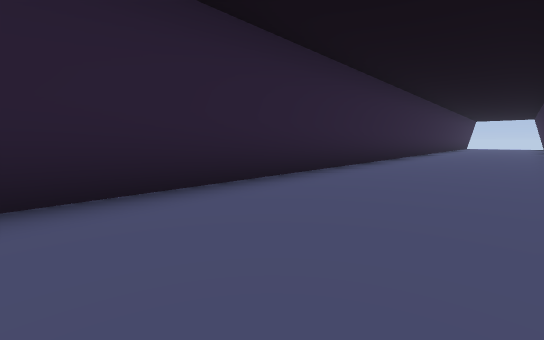
view 1 (above)

16 first-person views from a walk through a Godot game level. The camera is 1.3 m above the floor, tilts 6° down and sees 90° across. The floor is counted in squares, 2.4 m on a side. Each view is taken from the middle of a square. On the plan, view 1 faces up. The plan holds only what a view shows up to about 9 squares ahead; the rest is blank. The place goes on beyond the plan. Characters and animated objects are left out.

view 2
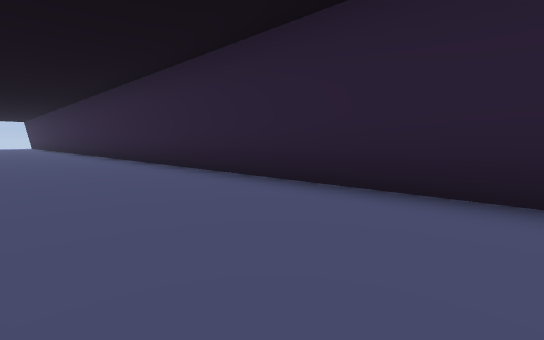

view 3
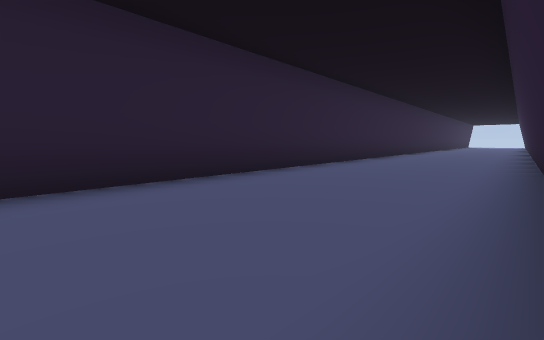

view 4
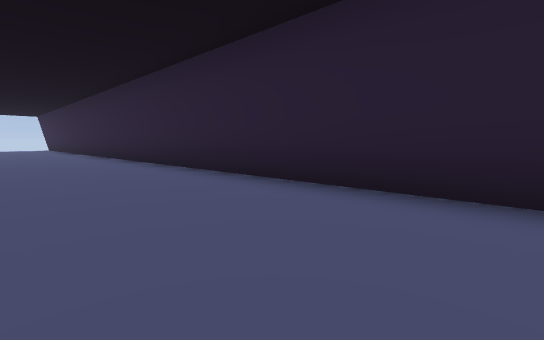

view 5
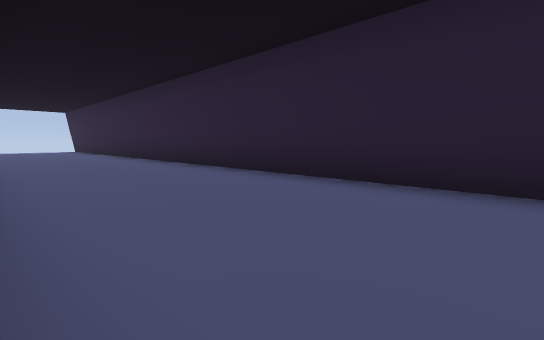

view 6
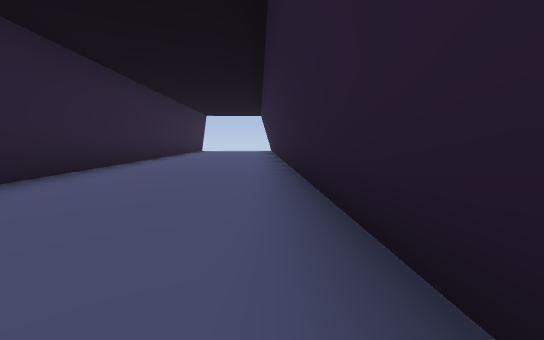

view 7
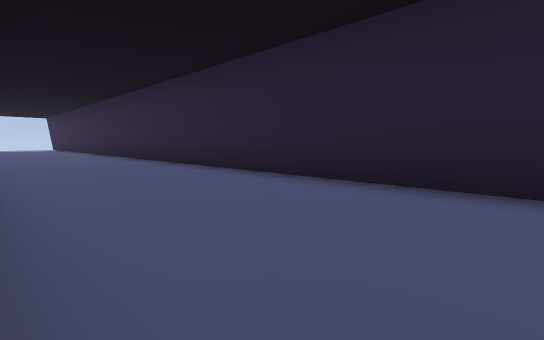

view 8
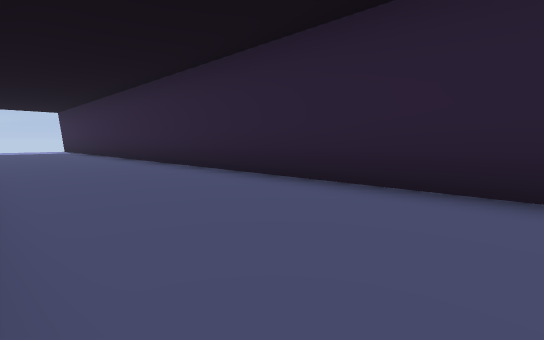

view 9
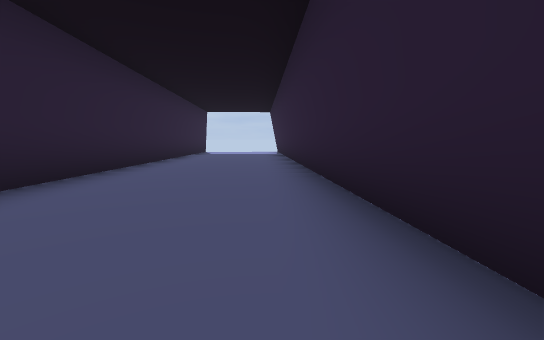

view 10
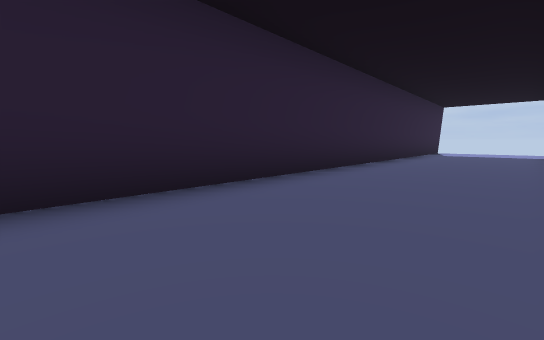

view 11
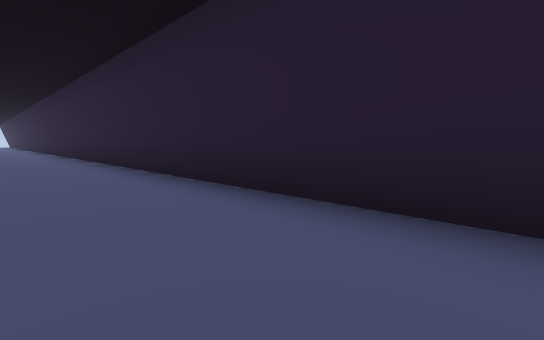

view 12
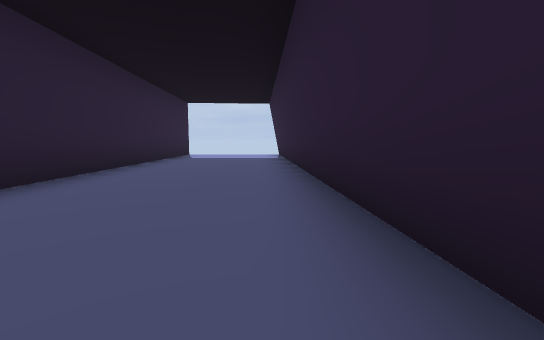

view 13
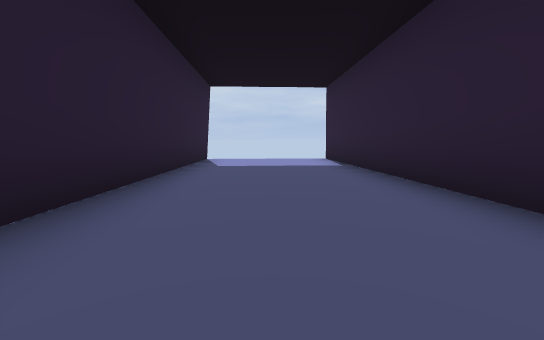

view 14
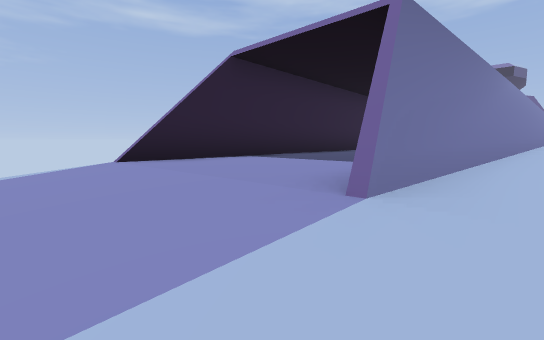

view 15
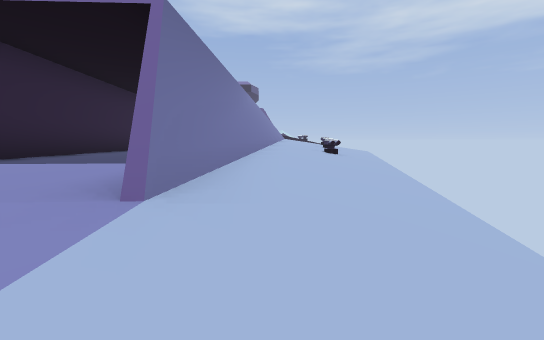

view 16
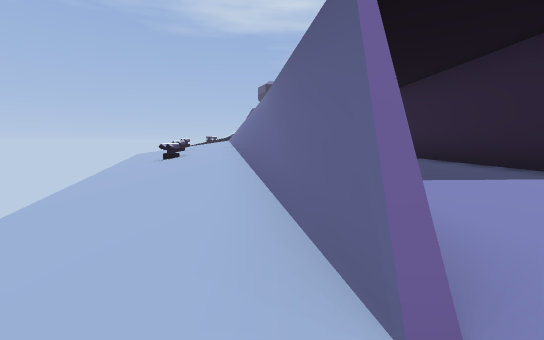

### Floor plan
Key: @ floor where view 1 was taken; # wall or solid block; . main floor; : floor 0.25 m higher than the main floor; - floor 0.25 m lower than the main floor; _ floor 0.5 m lower than the main floor; < floor 0.75 m lower than the main floor; ( floor 1 m lower than the main floor; ! floor 1.25 m lower than the main floor; / step, stairs or slope; = window, fence, low wall or low ledge.
Columns run from 19 left of view 1 to 12 right of it. Each row starts with its distance up from view 1.
 15                             ##..
 14                            ##...
 13                           ##....
 12                          ##....#
 11                          #.....#
 10                          .....##
  9                       ##.....##
  8                      ##.....##
  7                     ##.....##
  6                     #.....##
  5                    ##....##
  4                   ##....##
  3                  ##....##
  2                 ##....##
  1                ##....##
  0               ##...@##
 -1              ##.....#
 -2             ##.....##
 -3            ##.....##
 -4           ##.....##
 -5           #.....##
 -6          ##....##
 -7   !<    ##....##
 -8   (<-: ##....##
 -9   <_.:##....##
-10  (<-:##....##
-11  <_.##....###
-12 (<-/#....###
-13 (_.##....##
-14 <-##....##:
-15 _##....##.-_
-16 -/....##-_<<
-17 --..##=-_<(!
-18  --.#-_<((
-19   ---_<(
-20    _<(

Positions as (right, up) in squares from view 1, and headings:
1: (0, 0), facing up
2: (2, 2), facing left
3: (2, 6), facing down
4: (1, 4), facing right
5: (3, 7), facing right
6: (6, 6), facing up-right
7: (-1, -2), facing left
8: (-4, -5), facing left
9: (-8, -6), facing down-left
10: (-8, -6), facing down
11: (-7, -6), facing right
12: (-10, -8), facing down-left
13: (-11, -11), facing down-left
14: (-16, -20), facing up
15: (-16, -20), facing up-right
16: (-19, -16), facing up-right
